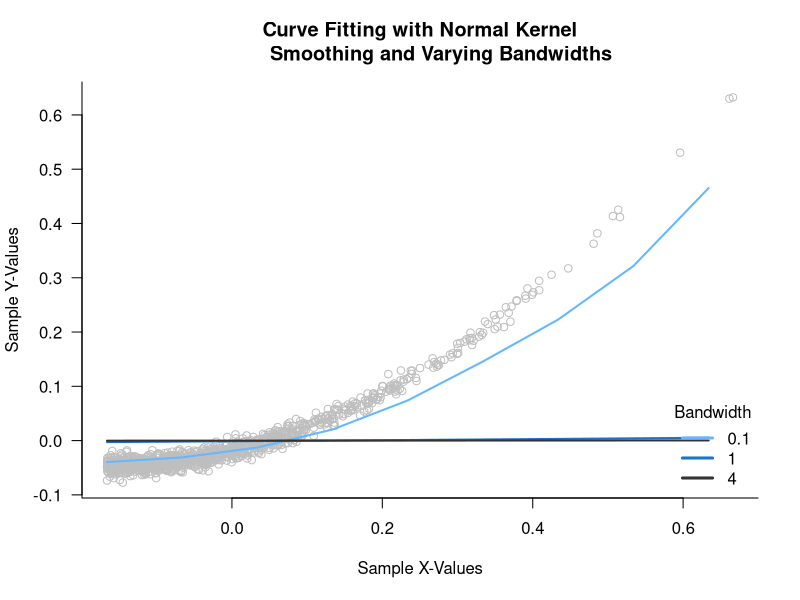
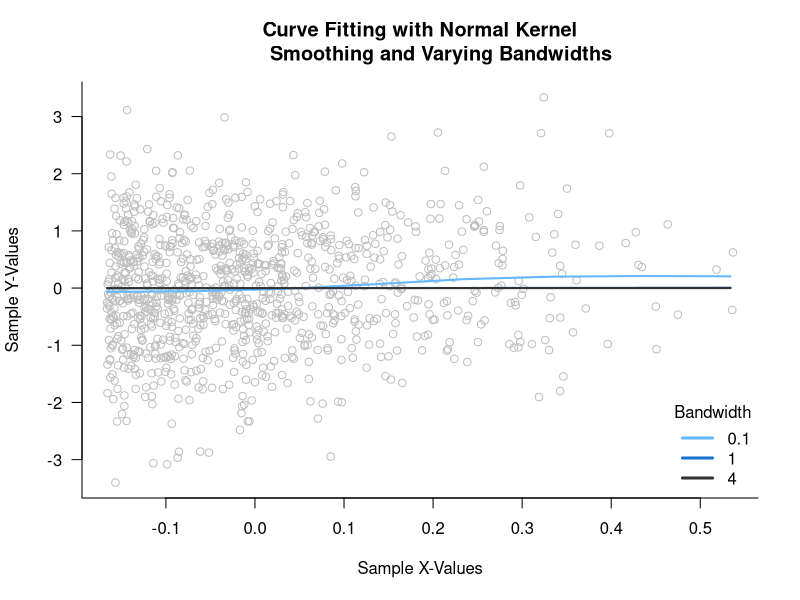
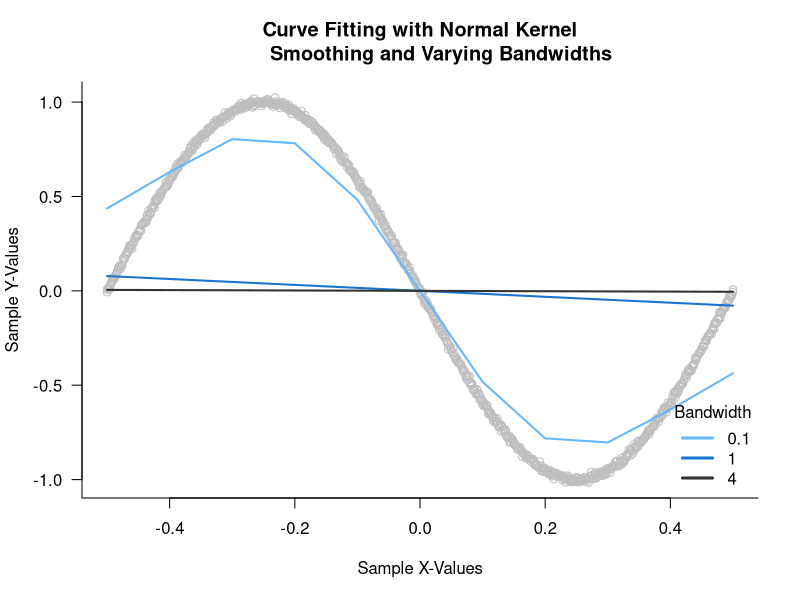
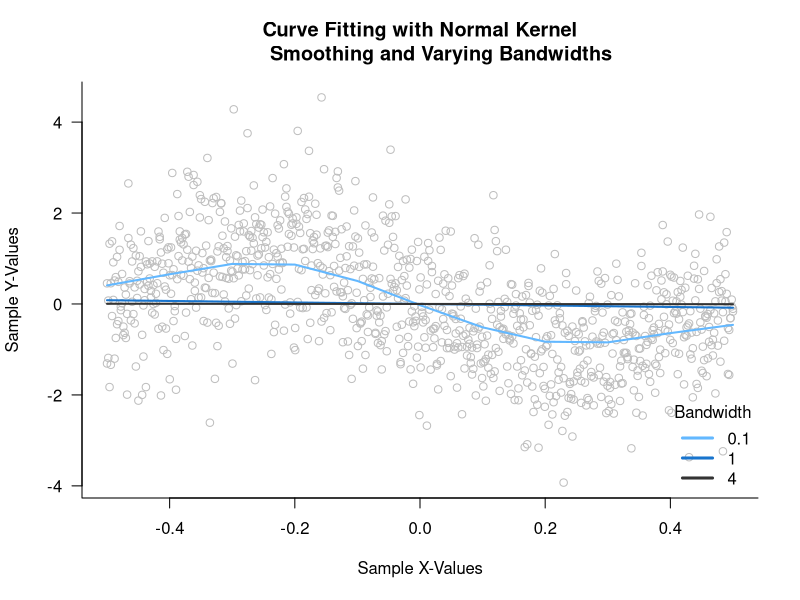
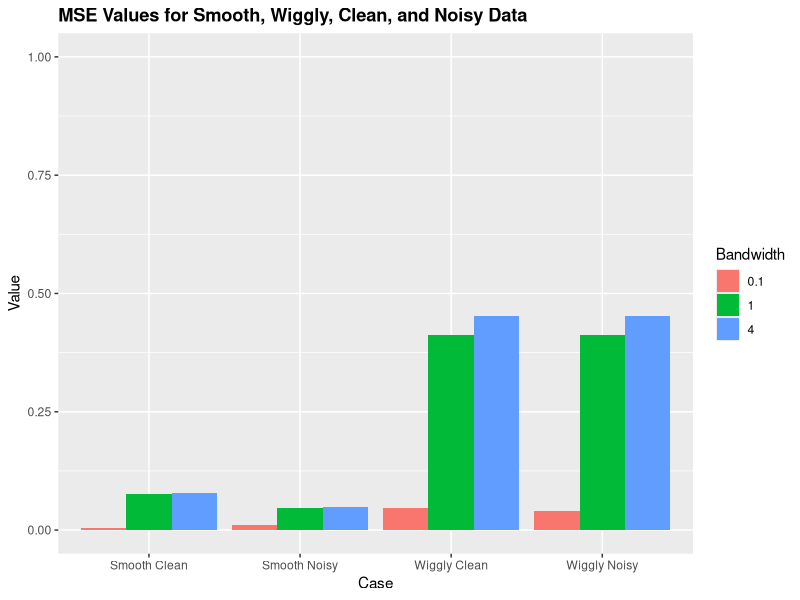

Source code (R) for these figures, in order:
# Stat Mod 2 - Exercises 2 - Smoothing (p.4)
# 
# Performs curve fitting and calculates MSE of estimated density functions.
# Original data function and the kernel smoother are hard-coded in functions
# "GeneratePairs", "WeightFunction", and "ComputeMSE".
#
# Author: Maurice Diesendruck
# Last updated: 2015-02-17
library(ggplot2)
library(reshape)

Main <- function() {
  # Performs curve fitting and smoothing for four different training data sets,
  # each with three different bandwidths; and plots their mean squared errors.
  #
  # Args:
  #   NA
  #
  # Returns:
  #   NA
  fitted.curves1 <- FitCurves(1000, c(0.1, 1, 4), GenerateSmoothClean)
  mses1 <- ComputeMSE(fitted.curves1, flag="Smooth")
  
  fitted.curves2 <- FitCurves(1000, c(0.1, 1, 4), GenerateSmoothNoisy)
  mses2 <- ComputeMSE(fitted.curves2, flag="Smooth")
  
  fitted.curves3 <- FitCurves(1000, c(0.1, 1, 4), GenerateWigglyClean)
  mses3 <- ComputeMSE(fitted.curves3, flag="Wiggly")
  
  fitted.curves4 <- FitCurves(1000, c(0.1, 1, 4), GenerateWigglyNoisy)
  mses4 <- ComputeMSE(fitted.curves4, flag="Wiggly")
  
  # Plot results.
  d1 <- cbind(rep("Smooth Clean",3), c("0.1","1","4"), mses1)
  d2 <- cbind(rep("Smooth Noisy",3), c("0.1","1","4"), mses2)
  d3 <- cbind(rep("Wiggly Clean",3), c("0.1","1","4"), mses3)
  d4 <- cbind(rep("Wiggly Noisy",3), c("0.1","1","4"), mses4)
  df1 <- data.frame(rbind(d1, d2, d3, d4), stringsAsFactors=FALSE)
  names(df1) <- c("Case","Bandwidth","Value")
  df1[,3] <- sapply(df1[,3], as.numeric)
  ggplot(data=df1, aes(x=Case, y=Value, fill=Bandwidth, order=Bandwidth)) + 
    geom_bar(stat="identity", position=position_dodge()) +
    ggtitle("MSE Values for Smooth, Wiggly, Clean, and Noisy Data") + 
    theme(plot.title = element_text(lineheight=.8, face="bold")) +
    ylim(0,1)
}

GenerateSmoothClean <- function(n) {
  # Takes set of non-linear X's, applies a function, and adds noise.
  #
  # Args:
  #   n: Number of pairs to be generated.
  #
  # Returns:
  #   data: List, with mean-subtracted pairs of inputs X and outputs Y, and
  #     with vector of means.
  x.input <- rbeta(n, 1, 5)
  errors <- rnorm(n, 0, 0.01)
  y.output <- x.input^2 + errors
  
  # Subract out means.
  ms.input <- x.input - mean(x.input)
  ms.output <- y.output - mean(y.output)
  
  ms.pairs <- cbind(ms.output, ms.input)
  pairs <- cbind(y.output, x.input)
  data <- list(ms.pairs, c(mean(x.input), mean(y.output)), pairs)
  return (data)
}
GenerateSmoothNoisy <- function(n) {
  # Takes set of non-linear X's, applies a function, and adds noise.
  #
  # Args:
  #   n: Number of pairs to be generated.
  #
  # Returns:
  #   data: List, with mean-subtracted pairs of inputs X and outputs Y, and
  #     with vector of means.
  x.input <- rbeta(n, 1, 5)
  errors <- rnorm(n, 0, 1)
  y.output <- x.input^2 + errors
  
  # Subract out means.
  ms.input <- x.input - mean(x.input)
  ms.output <- y.output - mean(y.output)
  
  ms.pairs <- cbind(ms.output, ms.input)
  pairs <- cbind(y.output, x.input)
  data <- list(ms.pairs, c(mean(x.input), mean(y.output)), pairs)
  return (data)
}
GenerateWigglyClean <- function(n) {
  # Takes set of non-linear X's, applies a function, and adds noise.
  #
  # Args:
  #   n: Number of pairs to be generated.
  #
  # Returns:
  #   data: List, with mean-subtracted pairs of inputs X and outputs Y, and
  #     with vector of means.
  x.input <- rbeta(n, 1, 5)
  x.input <- seq(0, 1, length=500) # Added later.
  errors <- rnorm(n, 0, 0.01)
  y.output <- sin(2*pi*x.input) + errors
  
  # Subract out means.
  ms.input <- x.input - mean(x.input)
  ms.output <- y.output - mean(y.output)
  
  ms.pairs <- cbind(ms.output, ms.input)
  pairs <- cbind(y.output, x.input)
  data <- list(ms.pairs, c(mean(x.input), mean(y.output)), pairs)
  return (data)
}
GenerateWigglyNoisy <- function(n) {
  # Takes set of non-linear X's, applies a function, and adds noise.
  #
  # Args:
  #   n: Number of pairs to be generated.
  #
  # Returns:
  #   data: List, with mean-subtracted pairs of inputs X and outputs Y, and
  #     with vector of means.
  x.input <- rbeta(n, 1, 5)
  x.input <- seq(0, 1, length=500) # Added later.
  errors <- rnorm(n, 0, 1)
  y.output <- sin(2*pi*x.input) + errors
  
  # Subract out means.
  ms.input <- x.input - mean(x.input)
  ms.output <- y.output - mean(y.output)
  
  ms.pairs <- cbind(ms.output, ms.input)
  pairs <- cbind(y.output, x.input)
  data <- list(ms.pairs, c(mean(x.input), mean(y.output)), pairs)
  return (data)
}

FitCurves <- function(sample.size, bandwidths, GenerateX) {
  # Wraps curve fitting steps into one, and allows choice of three bandwidths.
  #
  # Args:
  #   sample.size: Scalar number that determines size of sample.
  #   bandwidths: Vector of three bandwidths.\
  #
  # Returns:
  #   fitted.curves: List of X-values, three sets of predicted Y's based on
  #     different bandwidths, and means for original Xs and Ys.
  # Generate new pairs of original data.
  data <- GenerateX(sample.size)
  pairs <- data[[1]]
  par(bty="l",las=1)
  plot(pairs[,2], pairs[,1], col="gray", xlab="Sample X-Values",
       ylab="Sample Y-Values", main="Curve Fitting with Normal Kernel
       Smoothing and Varying Bandwidths")
  
  # Predict output on test set "x" and plot. (Here, "x" is a uniformly 
  # distributed set of inputs on the range of the training set, designed to
  # show the full density of the estimation.)
  x <- seq(min(pairs[,2]), max(pairs[,2]), .1)
  output1 <- PredictOutput(pairs, x, bandwidths[1])
  output2 <- PredictOutput(pairs, x, bandwidths[2])
  output3 <- PredictOutput(pairs, x, bandwidths[3])
  lines(x, output1, col="steelblue1", lwd="2")
  lines(x, output2, col="dodgerblue3", lwd="2")
  lines(x, output3, col="grey20", lwd="2")
  legend("bottomright", title="Bandwidth", legend=bandwidths, bty="n",
         lty=c(1,1),lwd=c(3,3), col=c("steelblue1","dodgerblue3","grey20"))
  
  fitted.curves <- list(x, output1, output2, output3, data[[2]])
  return (fitted.curves)
}

PredictOutput <- function(pairs, x.star, bandwidth) {
  # Predicts probability density for given x.star, based on pairs of data and
  # a weight function. Specifically, doing sum(weight.i*y.i), where each weight
  # comes from WeightFunction.
  #
  # Args:
  #   pairs: The pairs of X's and corresponding Y's, i.e. the data.
  #   x.star: This is the point of interest, whose probability under the
  #     density you want to find.
  #   bandwidth: A neighborhood around the requested x.star, used to average 
  #     the area under the smoother function.
  #
  # Returns:
  #   output: The predicted value for the function of interest, at x.star.
  output <- 0
  weight.sum <- 0
  len <- length(pairs[,2])
  for (i in 1:len) {
    x.i <- pairs[i,2]
    y.i <- pairs[i,1]
    weight.i <- WeightFunction(x.i, x.star, bandwidth)
    weight.sum <- weight.sum + weight.i
    output.i <- weight.i*y.i
    output <- output + output.i
  }
  # Normalize weights by dividing by weight sum.
  output <- output/weight.sum
  return (output)
}

WeightFunction <- function(x.i, x.star, bandwidth) {
  # Gives weight of the Y associated with x.i, according to a Gaussian kernel.
  #
  # Args:
  #   x.i: Nearby X value to x.star, used to determine a weight for its Y.
  #   x.star: The center of the smoother function.
  #   bandwidth: A neighborhood around the requested x.star, used to average 
  #     the area under the smoother function.
  #
  # Returns:
  #   weight: The weight of the y that corresponds to x.i.
  density <- ((2*pi)^(-1/2))*exp(-1/2*((x.i-x.star)/bandwidth)^2)
  weight <- density/bandwidth
  return (weight)
}

ComputeMSE <- function(fitted.curves, flag) {
  # Compares the predictions (based on the training set), to the true function
  # values (from the relationship y=x^2). Predictions are mean-subtracted, so
  # true function values (both X and Y) must be adjusted before comparison.
  # 
  # Args:
  #   fitted.curves: List of X-values, and three sets of predicted Y's based on
  #     different bandwidths.
  #
  # Returns:
  #   mses: Vector of mean squared error values for each of three functions.
  x.values <- fitted.curves[[1]]
  y.predictions <- list(fitted.curves[[2]],
                        fitted.curves[[3]],
                        fitted.curves[[4]])
  x.mean <- fitted.curves[[5]][1]
  y.mean <- fitted.curves[[5]][2]
  num.xvalues <- length(x.values)
  num.ypredictions <- length(y.predictions)
  mses <- c()
  
  # Compute sum of squared errors for all y prediction functions.
  for (i in 1:num.ypredictions) {
    sum.sq.err.i <- 0
    pred.func.i <- y.predictions[[i]]
    
    # For given function, compute squared errors, and add to sum.
    for (j in 1:num.xvalues) {
      # Mean of Y is added back to predicted, mean-subtracted Y outputs.
      predicted.value <- pred.func.i[j]+y.mean
      # Mean of X is added back to original mean-subtracted X inputs.
      if (flag == "Smooth") {
        expected.value <- (x.values[j]+x.mean)^2
        sq.err <- (predicted.value - expected.value)^2
      } else if (flag == "Wiggly") {
        expected.value <- sin(2*pi*(x.values[j]+x.mean))
        sq.err <- (predicted.value - expected.value)^2
      } else {
        print("Didn't find correct flag in ComputeMSE.")
        quit(save="default")
      }
      sum.sq.err.i <- sum.sq.err.i + sq.err
    }
    
    mse.element <- (1/num.xvalues)*sum.sq.err.i
    mses <- c(mses, mse.element)
  }
  
  return (mses)
}

Main()
